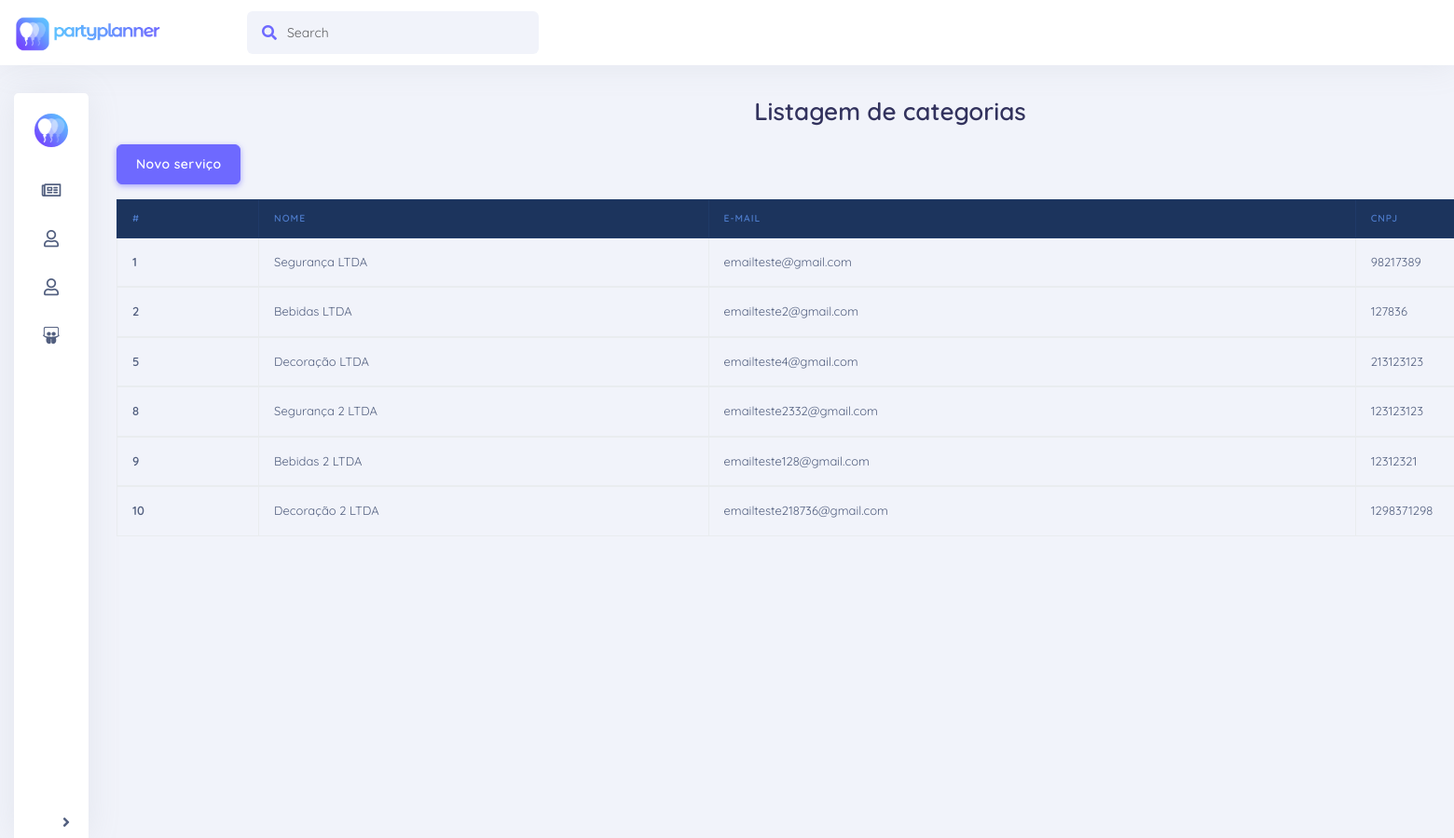
Before: /view/lista_servico.php (signed in) with the older database file.
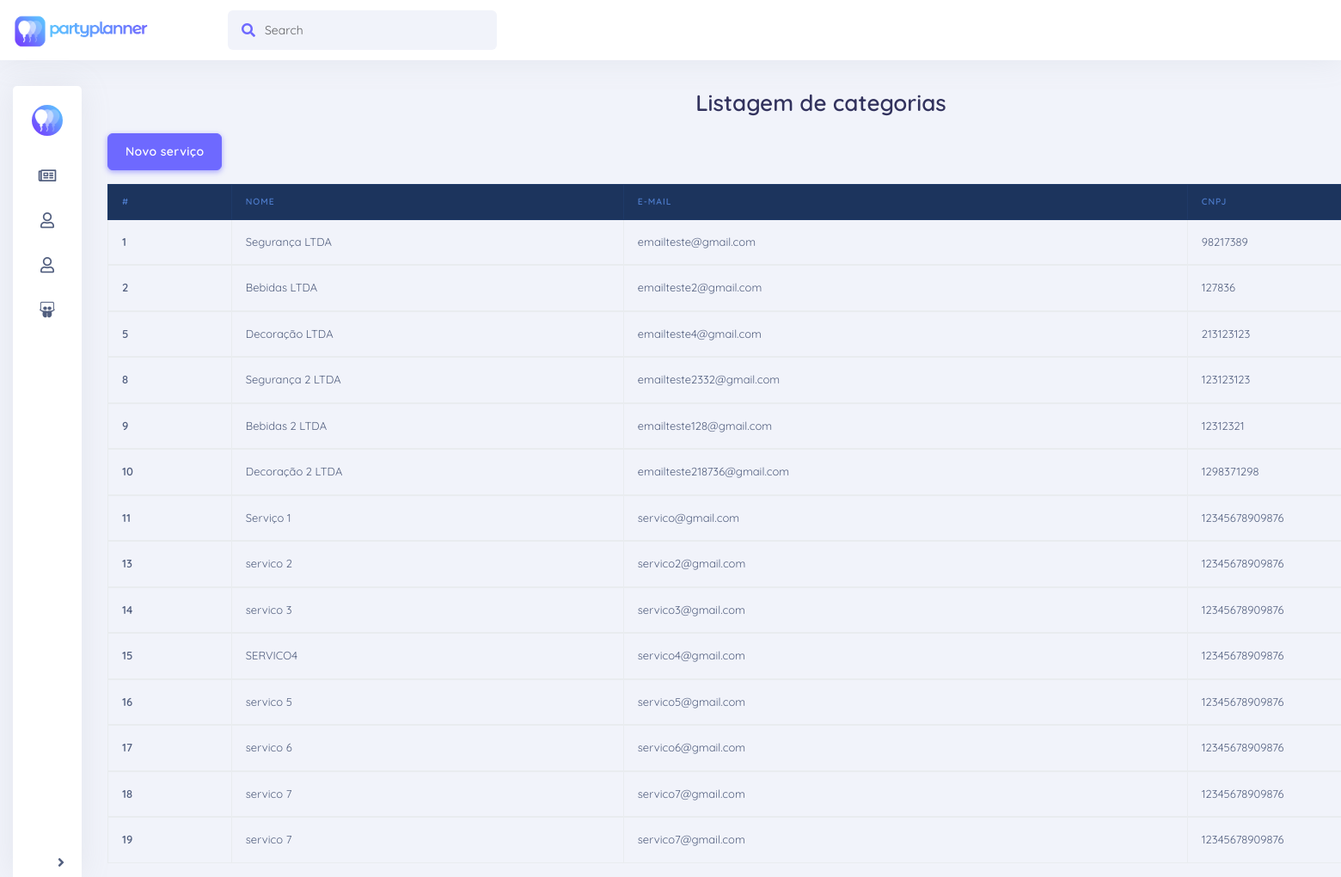
After: the same page with the newer database file.
### tables this page shows
CREATE TABLE `usuario` (
  `id` bigint(20) NOT NULL,
  `nome` varchar(100) NOT NULL,
  `email` varchar(200) NOT NULL,
  `senha` varchar(20) NOT NULL,
  `tipo` char(1) NOT NULL,
  `cnpj` char(14) DEFAULT NULL,
  `telefone` bigint(20) DEFAULT NULL
);

### autoload.php (called while the page is built, shortened)
<?php
function autoload($classe)
{
    $classe = lcfirst($classe);
    $classe2 = lcfirst(substr($classe, 0,8));
    $classe3 = lcfirst(substr($classe, 8));
    $classe4 = lcfirst(substr($classe, 0,6));
    $classe5 = lcfirst(substr($classe, 6));
    $classe6 = lcfirst(substr($classe, 8,6));
    $classe7 = lcfirst(substr($classe, 14));
}

### modelo/database.class.php (called while the page is built, shortened)
<?php
include_once '../autoload.php';
class Database{
    protected static $conn;
    private function __construct()
    {
        try
        {
            self::$conn = new PDO("mysql:host=". Config::HOST_NAME."; dbname=".Config::DATABASE_NAME, Config::DATABASE_USER_NAME, Config::DATABASE_PASSWORD);
            self::$conn->setAttribute(PDO::ATTR_ERRMODE, PDO::ERRMODE_EXCEPTION);
            self::$conn->exec('SET NAMES utf8');
        }
        catch (PDOException $e)
        {
            $email = new Email();
            die("Connection Error: " . $e->getMessage());
        }
    }
    public static function conectar()
    {
        return self::$conn;
    }
}

### controle/controle.servico.class.php (called while the page is built, shortened)
<?php
class ControleServico extends ControleBase {
    private $servico;
    public function __construct() {
        $this->servico = new Servico();
    }
    public function controleAcao($acao,$param=null,$param2=null){
        switch ($acao) {
            default:
                return parent::controleAcao($acao,$param,$param2);
                break;
        }
    }
    protected function listarTodos($param=null, $param2){
        return $this->servico->listarTodos($param, $param2);
    }
}

### modelo/servico.class.php (called while the page is built, shortened)
<?php
class Servico implements IBaseModelo{
    private $id;
    private $nome;
    private $email;
    private $cnpj;
    private $conn;
    public function getId() {
        return $this->id;
    }
    public function getNome() {
        return $this->nome;
    }
    public function getEmail() {
        return $this->email;
    }
    public function getCnpj() {
        return $this->cnpj;
    }
    public function __construct() {
        $this->conn = Database::conectar();
    }
    public function listarTodos($nome=null, $email){
        try{
            if(!is_null($nome)){
                $query="SELECT id, nome, email, telefone, senha, cnpj FROM usuario WHERE email = :email AND nome LIKE :nome AND tipo='S'";
            }else{
                $query="SELECT id, nome, email, telefone, senha, cnpj FROM usuario WHERE tipo='S'";
            }
            $this->stmt= $this->conn->prepare($query);
            if($this->stmt->execute()){
                $servicos = $this->stmt->fetchAll(PDO::FETCH_CLASS,"Servico");
            }
            return $servicos;
        } catch(PDOException $e) {
            echo "<div class='alert alert-danger'>".$e->getMessage()."</div>";
            return null;
        }
    }
}

### controle/controle.base.class.php (called while the page is built, shortened)
<?php
abstract class ControleBase {
    public function controleAcao($acao,$param=null, $param2=null) {
        switch ($acao) {
             case "listarTodos":
                return $this->listarTodos($param, $param2);
                break;
        }
    }
}
?>

### view/lista_servico.php (the view, shortened to what this page needs)
<?php
	include_once '../autoload.php';
	$servicoControle = new ControleServico();
	$servicos = array();
	if(isset($_GET['procure'])){
		$servicos = $servicoControle->controleAcao("listarTodos", $_GET['procure']);
	}else{
		$servicos = $servicoControle->controleAcao("listarTodos");
	}
?>
<!DOCTYPE html>
<html>
<head>
<link rel="stylesheet" href="https://stackpath.bootstrapcdn.com/bootstrap/4.1.0/css/bootstrap.min.css">
    <link rel="stylesheet" href="https://use.fontawesome.com/releases/v5.8.1/css/all.css">
    <link rel="stylesheet" href="css/main.css">
	<link href="vendor/nucleo/css/nucleo.css" rel="stylesheet">
	<link href="vendor/@fortawesome/fontawesome-free/css/all.min.css" rel="stylesheet">
	<link type="text/css" href="css/argon.css?v=1.0.0" rel="stylesheet">
</head>
<body>
    <?php include_once('include/navbar.php'); ?>
    <div class="wrapper">
    	<?php include_once('include/sidebar.php'); ?>
    	<div id="page">
<h1 class="text-center mb-3">Listagem de categorias</h1>
    <a class="btn btn-primary mb-3" href="form_servico.php" role="button">Novo serviço</a>
    <table class="table table-bordered">
        <thead class="thead-dark">
            <tr>
                <th scope="col">#</th>
				<th scope="col">Nome</th>
				<th scope="col">E-mail</th>
                <th scope="col">Cnpj</th>
            </tr>
        </thead>
		<?php
		if(!empty($servicos)){
			foreach ($servicos as $serv) {
				echo "
					<tbody>
						<tr>
							<th scope='row'>".$serv->getId()."</th>
							<td>".$serv->getNome()."</td>
							<td>".$serv->getEmail()."</td>
							<td>".$serv->getCnpj()."</td>
						</tr>
					</tbody>
				";
			}
		}
		?>

### view/include/navbar.php (shortened to what this page needs)
<div class="navigation normal-shadow bg-light">
	<nav class="navbar navbar-horizontal navbar-expand-lg">
		<div class="container container-menu">
			<a class="navbar-brand" href="home.php"><img src="img/outrologo2.png"/></a>
			<div class="collapse navbar-collapse" id="navbar-default">
				<form class="navbar-search navbar-search-light form-inline mr-3 d-none d-md-flex ml-lg-auto">
				  <div class="form-group mb-0">
					<div class="input-group input-group-alternative">
					  <div class="input-group-prepend">
						<span class="input-group-text"><i class="fas fa-search"></i></span>
					  </div>
					  <input class="form-control" placeholder="Search" type="text">
					</div>
				  </div>
				</form>
			</div>
		</div>
	</nav>
</div>

### view/include/sidebar.php (shortened to what this page needs)
<nav id="sidebar" class="minimized normal-shadow">
				<button id="expandeMenu" class="btn-diferente">
                    	<i class="fas fa-angle-right"></i>
				</button>
            <div class="sidebar-header">
				<div class="header-photo circle">
					<img src="img/logo.png"/>
				</div>
            </div>
            <ul class="list-unstyled components">
                <a href="" data-toggle="collapse" aria-expanded="false">
	                <li class="active">
	                    <i class="far fa-newspaper"></i><span>Página incial</span>
	                </li>
                </a>
                <a href="">
	                <li>
	                    <i class="far fa-user"></i><span>Seu perfil</span>
	                </li>
                </a>
				<a href="lista_evento.php">
					<li>
                    	<i class="far fa-user"></i><span>Seus eventos</span>
                	</li>
                </a>
                <a href="">
					<li>
                    	<i class="fab fa-slideshare"></i><span>Compartilhados</span>
                	</li>
                </a>
            </ul>
        </nav>

### view/css/main.css (style rules this page uses)
.wrapper { display: flex; align-items: stretch; }
.wrapper { display: flex; margin-top: 30px; align-items: stretch; width: 1800px; margin-left: auto; margin-right: auto; padding: 0px 15px; }
a[data-toggle="collapse"] { position: relative; }
html { height: 100%; }
body { font-family: 'Quicksand' !important; background-color: #f1f3fa !important; height: 100%; }
a, a:hover, a:focus { color: inherit; text-decoration: none; transition: all 0.3s; }
#sidebar { background: white; color: inherit; border-top-left-radius: 0.3rem; border-top-right-radius: 0.3rem; width: 83px; min-height: 100vh; }
#sidebar .sidebar-header { padding: 20px 20px 0px; height: 120px; background-size: 100% 100%; border-top-left-radius: 0.3rem; border-top-right-radius: 0.3rem; }
#sidebar .header-photo { width: 74px; height: 74px; margin: auto; padding: 2px; background-size: 100% 100%; }
#sidebar .header-photo img { width: 100%; height: 100%;; border-radius: 50px; margin: 0px; }
#sidebar ul.components { padding: 20px 0 0 0; font-size: .8rem; }
#sidebar ul li { padding: 15px 30px 15px 35px; }
#sidebar ul > a { font-size: 1.1em; display: block; }
#sidebar ul > a i { font-size: 1em; margin-right: 13px; }
#sidebar.minimized { text-align: center; }
#sidebar.minimized .sidebar-header { height: auto; background: none; }
#sidebar.minimized .header-photo { width: 40px; height: 40px; position: relative; }
#sidebar.minimized .list-unstyled li { text-align: center; padding: 15px 25px 15px 25px; }
#sidebar.minimized .list-unstyled li i { font-size: 1.3em; margin-right: 0px; }
.navigation { width: 100%; }
.bg-light { background-color: #fff !important; }
.navbar-brand img { width: 160px; }
.navbar-brand { margin-right: 90px !important; font-size: 1.3rem; font-weight: bold; color: #6e69ff !important; }
.navbar { width: 1800px; padding: 0.5rem 15px !important; margin-left: auto; margin-right: auto; }
@media (min-width: 992px) { .navbar-expand-lg { height: 70px; } }
.container.container-menu { width: auto; padding-right: 0px !important; padding-left: 0px !important; margin-right: 0px !important; margin-left: 0px !important; }
#page { width: 100%; margin: 0px 0px 0px 30px; text-align: left; }
.btn-diferente { padding: 5px 12px; border: none; background-color: transparent; color: #525f7f; border-radius: 0.3rem; cursor: pointer; outline: none; }
#expandeMenu { position: fixed; bottom: 0px; background-color: white; }
.normal-shadow { box-shadow: 0 0 35px 0 rgba(154,161,171,.15); }
.circle { border-radius: 50%; }

Changed rows visible on the page:
added usuario: id "11", nome "Serviço 1", email "servico@gmail.com", cnpj "12345678909876"
added usuario: id "13", nome "servico 2", email "servico2@gmail.com", cnpj "12345678909876"
added usuario: id "14", nome "servico 3", email "servico3@gmail.com", cnpj "12345678909876"
added usuario: id "15", nome "SERVICO4", email "servico4@gmail.com", cnpj "12345678909876"
added usuario: id "16", nome "servico 5", email "servico5@gmail.com", cnpj "12345678909876"
added usuario: id "17", nome "servico 6", email "servico6@gmail.com", cnpj "12345678909876"
added usuario: id "18", nome "servico 7", email "servico7@gmail.com", cnpj "12345678909876"
added usuario: id "19", nome "servico 7", email "servico7@gmail.com", cnpj "12345678909876"
